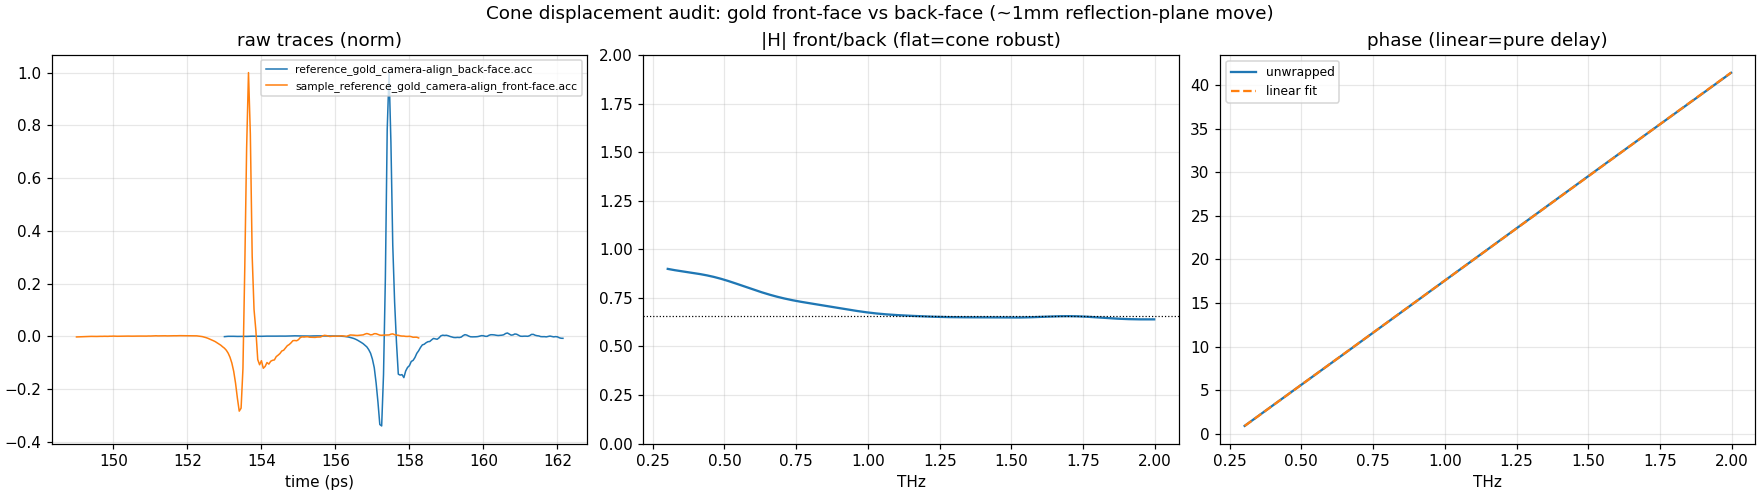

This chart was generated by the following Python code:
"""Audit the cone claim: moving the reflection plane ~1mm (gold mirror back-face ->
front-face position) -- does it reshape the sampled frequency cone?

Robust cone  => transfer H=front/back is flat in |.| (no frequency reshaping), pure
linear phase (geometric delay). Self-contained: window each pulse around its own peak,
FFT on a shared grid, ratio. No interactive centering.
"""
from __future__ import annotations
import os, sys
import numpy as np
import matplotlib; matplotlib.use('Agg'); import matplotlib.pyplot as plt
from scipy.signal.windows import tukey
REPO=r'C:\Users\Samuel\matchbook\thz'; sys.path.insert(0,REPO)
from dataset_core import DataSet
OUT=os.path.join(REPO,'explorations','reflection_phase_and_windowing')
DATA=r'C:\Users\Samuel\Data\THz\Sam\2026-06-24_refl_testing\cone_tests'

ds=DataSet(DATA); ds.load_all_data(case_insensitive=True, explicit_dir=True)
traces={}
for fn,o in ds.data.items():
    d=o.data                      # averaged (N,2): time[s], amp
    traces[fn]=(d[:,0], d[:,1])
    pk=d[np.argmax(np.abs(d[:,1])),0]
    print(f"{fn:55s} n={d.shape[0]:4d} dt={np.median(np.diff(d[:,0]))*1e12:.4f}ps peak@{pk*1e12:.2f}ps")

HALF_PS=4.0; NFFT=4096
def windowed_fft(t,y):
    dt=np.median(np.diff(t)); half=int(round(HALF_PS*1e-12/dt))
    pk=int(np.argmax(np.abs(y))); w=tukey(2*half+1,alpha=0.3)
    seg=np.zeros_like(y); lo=max(pk-half,0); hi=min(pk+half+1,y.size)
    seg[lo:hi]=y[lo:hi]*w[lo-(pk-half):hi-(pk-half)]
    Y=np.fft.rfft(seg,n=NFFT); f=np.fft.rfftfreq(NFFT,dt)
    Y=Y*np.exp(-2j*np.pi*f*t[0])         # absolute-time phase ref (like the pipeline)
    return f,Y
front=[fn for fn in traces if 'front' in fn][0]
back=[fn for fn in traces if 'back' in fn][0]
f,Yf=windowed_fft(*traces[front]); _,Yb=windowed_fft(*traces[back])
H=Yf/Yb
fthz=f*1e-12; b=(fthz>=0.3)&(fthz<=2.0)&np.isfinite(H)
mag=np.abs(H)[b]
print(f"\n|H| front/back over 0.3-2.0 THz: median={np.nanmedian(mag):.3f} "
      f"std/med={np.nanstd(mag)/np.nanmedian(mag):.1%}")
ph=np.unwrap(np.angle(H[b])); coef=np.polyfit(f[b],ph,1)
print(f"phase slope -> delay={coef[0]/(2*np.pi)*1e12:+.3f} ps")
resid=ph-np.polyval(coef,f[b])
print(f"phase residual after linear fit: std={np.nanstd(resid):.3f} rad")
fig,axes=plt.subplots(1,3,figsize=(16,4.5),layout='constrained')
fig.suptitle('Cone displacement audit: gold front-face vs back-face (~1mm reflection-plane move)')
for fn,(t,y) in traces.items():
    axes[0].plot(t*1e12, y/np.max(np.abs(y)), label=fn, lw=1)
axes[0].set_title('raw traces (norm)'); axes[0].set_xlabel('time (ps)'); axes[0].legend(fontsize=7)
axes[1].plot(fthz[b], np.abs(H)[b]); axes[1].axhline(np.nanmedian(mag),color='k',ls=':',lw=0.8)
axes[1].set_title('|H| front/back (flat=cone robust)'); axes[1].set_xlabel('THz'); axes[1].set_ylim(0,2)
axes[2].plot(fthz[b], ph, label='unwrapped'); axes[2].plot(fthz[b], np.polyval(coef,f[b]),'--',label='linear fit')
axes[2].set_title('phase (linear=pure delay)'); axes[2].set_xlabel('THz'); axes[2].legend(fontsize=8)
for ax in axes: ax.grid(alpha=0.3)
fig.savefig(os.path.join(OUT,'audit_cone_displacement.png'),dpi=110)
print("\nsaved audit_cone_displacement.png")
